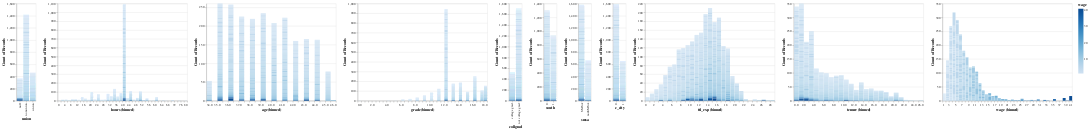

The code cell stored with this chart in its notebook:
### Code cell
import altair as alt

cat_cols = ["union", "collgrad", "south", "smsa", "c_city"]
alt.data_transformers.disable_max_rows()

def create_df_col_hist_chart(df, y_col):
    charts = []
    columns = df.columns
    for c in columns:
        chart = alt.Chart(df).mark_bar().encode(
            x=alt.X(f'{c}:N') if c in cat_cols else alt.X(f'{c}', bin=alt.BinParams(maxbins = 50)),
            y='count()',
            color=y_col
        )
        charts.append(chart)
    chart = alt.hconcat()

    for temp_chart in charts:
        chart |= temp_chart
    return chart

create_df_col_hist_chart(df, 'wage:Q')

### Figure 1 — Vega-Lite specification as saved in the notebook (floating-point values rounded to 4 significant figures; data arrays with more than 128 entries replaced by an {"elided": "..."} marker saying what was removed)
{"config": {"view": {"continuousWidth": 400, "continuousHeight": 300}}, "hconcat": [{"mark": "bar", "encoding": {"color": {"field": "wage", "type": "quantitative"}, "x": {"field": "union", "type": "nominal"}, "y": {"aggregate": "count", "type": "quantitative"}}}, {"mark": "bar", "encoding": {"color": {"field": "wage", "type": "quantitative"}, "x": {"bin": {"maxbins": 50}, "field": "hours", "type": "quantitative"}, "y": {"aggregate": "count", "type": "quantitative"}}}, {"mark": "bar", "encoding": {"color": {"field": "wage", "type": "quantitative"}, "x": {"bin": {"maxbins": 50}, "field": "age", "type": "quantitative"}, "y": {"aggregate": "count", "type": "quantitative"}}}, {"mark": "bar", "encoding": {"color": {"field": "wage", "type": "quantitative"}, "x": {"bin": {"maxbins": 50}, "field": "grade", "type": "quantitative"}, "y": {"aggregate": "count", "type": "quantitative"}}}, {"mark": "bar", "encoding": {"color": {"field": "wage", "type": "quantitative"}, "x": {"field": "collgrad", "type": "nominal"}, "y": {"aggregate": "count", "type": "quantitative"}}}, {"mark": "bar", "encoding": {"color": {"field": "wage", "type": "quantitative"}, "x": {"field": "south", "type": "nominal"}, "y": {"aggregate": "count", "type": "quantitative"}}}, {"mark": "bar", "encoding": {"color": {"field": "wage", "type": "quantitative"}, "x": {"field": "smsa", "type": "nominal"}, "y": {"aggregate": "count", "type": "quantitative"}}}, {"mark": "bar", "encoding": {"color": {"field": "wage", "type": "quantitative"}, "x": {"field": "c_city", "type": "nominal"}, "y": {"aggregate": "count", "type": "quantitative"}}}, {"mark": "bar", "encoding": {"color": {"field": "wage", "type": "quantitative"}, "x": {"bin": {"maxbins": 50}, "field": "ttl_exp", "type": "quantitative"}, "y": {"aggregate": "count", "type": "quantitative"}}}, {"mark": "bar", "encoding": {"color": {"field": "wage", "type": "quantitative"}, "x": {"bin": {"maxbins": 50}, "field": "tenure", "type": "quantitative"}, "y": {"aggregate": "count", "type": "quantitative"}}}, {"mark": "bar", "encoding": {"color": {"field": "wage", "type": "quantitative"}, "x": {"bin": {"maxbins": 50}, "field": "wage", "type": "quantitative"}, "y": {"aggregate": "count", "type": "quantitative"}}}], "data": {"name": "data-f2a7836c0d4c9efe152ca2f4c3977d64"}, "$schema": "https://vega.github.io/schema/vega-lite/v4.17.0.json", "datasets": {"data-f2a7836c0d4c9efe152ca2f4c3977d64": {"elided": "2246 records"}}}
